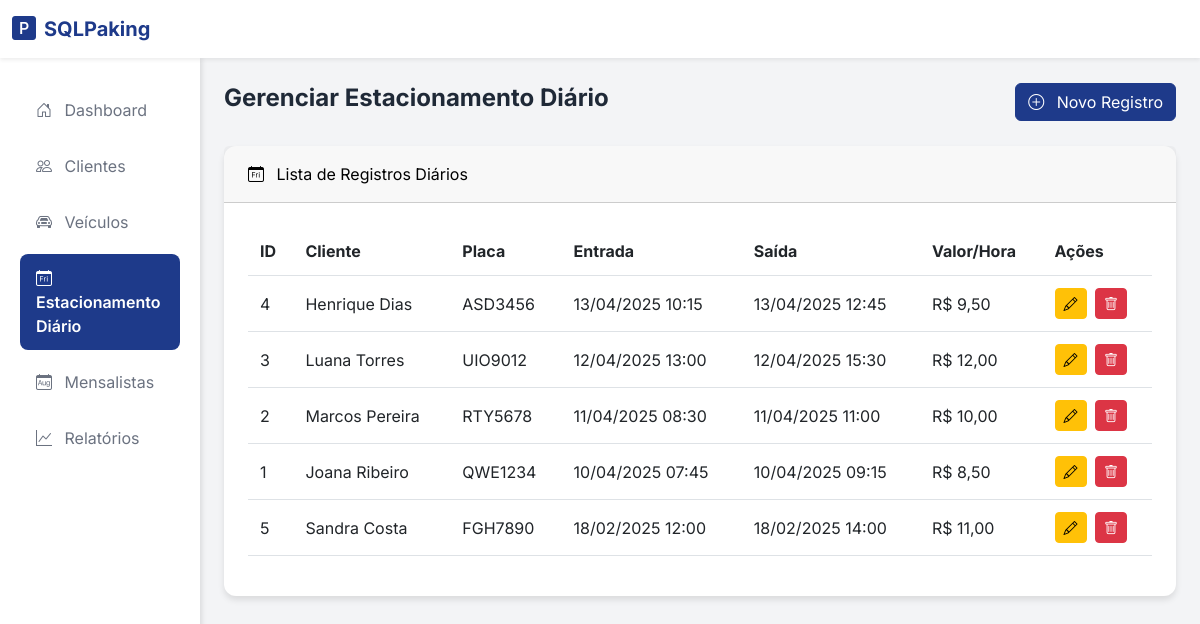
The app's page /estacionamento_diario.php with its own data.
### tables this page shows
CREATE TABLE estacionamento_diario (
    id_diaria BIGINT PRIMARY key AUTO_INCREMENT ,
    id_veiculo BIGINT NOT NULL,
    entrada DATETIME NOT NULL,
    saida DATETIME NOT NULL,
    valor_hora DECIMAL(10,2) NOT NULL,
    FOREIGN KEY (id_veiculo) REFERENCES veiculo(id_veiculo)
);

CREATE TABLE cliente (
    id_cliente BIGINT AUTO_INCREMENT PRIMARY KEY,
    email VARCHAR(50) NOT NULL,
    nome_completo VARCHAR(100) NOT NULL,
    telefone VARCHAR(15) NOT NULL,
    cpf VARCHAR(14) NOT NULL,
    senha VARCHAR(50) NOT NULL
);

CREATE TABLE veiculo (
    id_veiculo BIGINT AUTO_INCREMENT PRIMARY KEY,
    id_cliente BIGINT,
    placa VARCHAR(7) UNIQUE,
    modelo VARCHAR(50) NOT NULL,
    FOREIGN KEY (id_cliente) REFERENCES cliente(id_cliente)
);

### estacionamento_diario.php (the view, shortened to what this page needs)
<?php
require_once "conexao.php";
$sql = "SELECT ed.*, v.placa, c.nome_completo
        FROM estacionamento_diario ed
        JOIN veiculo v ON ed.id_veiculo = v.id_veiculo
        JOIN cliente c ON v.id_cliente = c.id_cliente
        ORDER BY ed.entrada DESC";
$result = $conn->query($sql);
?>
<!DOCTYPE html>
<html lang="pt-br">
<head>
    <link href="https://cdn.jsdelivr.net/npm/tailwindcss@2.2.19/dist/tailwind.min.css" rel="stylesheet">
    <link href="https://cdn.jsdelivr.net/npm/bootstrap@5.3.0-alpha1/dist/css/bootstrap.min.css" rel="stylesheet">
    <link rel="stylesheet" href="https://cdn.jsdelivr.net/npm/bootstrap-icons@1.10.0/font/bootstrap-icons.css">
</head>
<body>
    <nav class="navbar navbar-expand-lg bg-white shadow-sm">
        <div class="container-fluid">
            <a class="navbar-brand flex items-center space-x-2" href="index.php">
                <i class="bi bi-p-square-fill text-2xl text-blue-900"></i>
                <span class="text-xl font-bold text-blue-900">SQLPaking</span>
            </a>
        </div>
    </nav>
    <div class="container-fluid">
        <div class="row">
            <div class="col-md-3 col-lg-2 sidebar">
                <div class="pt-4">
                    <ul class="nav flex-column">
                        <li class="nav-item">
                            <a class="nav-link" href="index.php">
                                <i class="bi bi-house-door mr-2"></i> Dashboard
                            </a>
                        </li>
                        <li class="nav-item">
                            <a class="nav-link" href="clientes.php">
                                <i class="bi bi-people mr-2"></i> Clientes
                            </a>
                        </li>
                        <li class="nav-item">
                            <a class="nav-link" href="veiculos.php">
                                <i class="bi bi-car-front mr-2"></i> Veículos
                            </a>
                        </li>
                        <li class="nav-item">
                            <a class="nav-link active" href="estacionamento_diario.php">
                                <i class="bi bi-calendar-day mr-2"></i> Estacionamento Diário
                            </a>
                        </li>
                        <li class="nav-item">
                            <a class="nav-link" href="mensalistas.php">
                                <i class="bi bi-calendar-month mr-2"></i> Mensalistas
                            </a>
                        </li>
                        <li class="nav-item">
                            <a class="nav-link" href="relatorios.php">
                                <i class="bi bi-graph-up mr-2"></i> Relatórios
                            </a>
                        </li>
                    </ul>
                </div>
            </div>
            <main class="col-md-9 ms-sm-auto col-lg-10 px-4 py-6">
                <div class="flex justify-between items-center mb-6">
                    <h1 class="text-2xl font-bold text-gray-800">Gerenciar Estacionamento Diário</h1>
                    <button type="button" class="btn btn-primary" data-bs-toggle="modal" data-bs-target="#modalDiaria">
                        <i class="bi bi-plus-circle mr-2"></i> Novo Registro
                    </button>
                </div>
                <div class="card bg-white">
                    <div class="card-header bg-blue-900 text-black rounded-t-lg py-3 px-4">
                        <i class="bi bi-calendar-day mr-2"></i> Lista de Registros Diários
                    </div>
                    <div class="card-body p-4">
                        <div class="table-responsive">
                            <table class="table table-hover">
                                <thead>
                                    <tr>
                                        <th class="text-gray-600">ID</th>
                                        <th class="text-gray-600">Cliente</th>
                                        <th class="text-gray-600">Placa</th>
                                        <th class="text-gray-600">Entrada</th>
                                        <th class="text-gray-600">Saída</th>
                                        <th class="text-gray-600">Valor/Hora</th>
                                        <th class="text-gray-600">Ações</th>
                                    </tr>
                                </thead>
                                <tbody>
                                    <?php
                                    if ($result->num_rows > 0) {
                                        while ($row = $result->fetch_assoc()) {
                                            echo "<tr>";
                                            echo "<td>" . $row["id_diaria"] . "</td>";
                                            echo "<td>" . $row["nome_completo"] . "</td>";
                                            echo "<td>" . $row["placa"] . "</td>";
                                            echo "<td>" . date('d/m/Y H:i', strtotime($row["entrada"])) . "</td>";
                                            echo "<td>" . date('d/m/Y H:i', strtotime($row["saida"])) . "</td>";
                                            echo "<td>R$ " . number_format($row["valor_hora"], 2, ',', '.') . "</td>";
                                            echo "<td>
                                                    <a href='estacionamento_diario.php?edit=" . $row["id_diaria"] . "' class='btn btn-sm btn-warning mr-1'><i class='bi bi-pencil'></i></a>
                                                    <a href='estacionamento_diario.php?delete=" . $row["id_diaria"] . "' class='btn btn-sm btn-danger' onclick='return confirm(\"Confirma exclusão?\")'><i class='bi bi-trash'></i></a>
                                                  </td>";
                                            echo "</tr>";
                                        }
                                    } else {
                                        echo "<tr><td colspan='7' class='text-center text-gray-500'>Nenhum registro diário cadastrado</td></tr>";
                                    }
                                    ?>
                                </tbody>
                            </table>
                        </div>
                    </div>
                </div>
            </main>
        </div>
    </div>
</body>
</html>

### estacionamento_diario.php (style rules this page uses)
body { font-family: 'Inter', sans-serif; background-color: #F3F4F6; }
.sidebar { min-height: calc(100vh - 64px); background-color: #FFFFFF; box-shadow: 2px 0 5px rgba(0, 0, 0, 0.1); transition: all 0.3s; }
.sidebar .nav-link { color: #6B7280; padding: 12px 16px; border-radius: 8px; margin: 4px 8px; transition: all 0.2s; }
.sidebar .nav-link.active { background-color: #1E3A8A; color: #FFFFFF; font-weight: 600; }
.card { border: none; border-radius: 12px; box-shadow: 0 4px 6px rgba(0, 0, 0, 0.1); transition: transform 0.2s; }
.btn-primary { background-color: #1E3A8A; border-color: #1E3A8A; transition: all 0.2s; }
.btn-warning, .btn-danger { transition: all 0.2s; }
.table th, .table td { padding: 12px; vertical-align: middle; }

### records on screen
estacionamento_diario: id_diaria "4", cliente.nome_completo "Henrique Dias", id_veiculo.placa "ASD3456", entrada "13/04/2025 10:15", saida "13/04/2025 12:45", valor_hora "9,50"
estacionamento_diario: id_diaria "3", cliente.nome_completo "Luana Torres", id_veiculo.placa "UIO9012", entrada "12/04/2025 13:00", saida "12/04/2025 15:30", valor_hora "12,00"
estacionamento_diario: id_diaria "2", cliente.nome_completo "Marcos Pereira", id_veiculo.placa "RTY5678", entrada "11/04/2025 08:30", saida "11/04/2025 11:00", valor_hora "10,00"
estacionamento_diario: id_diaria "1", cliente.nome_completo "Joana Ribeiro", id_veiculo.placa "QWE1234", entrada "10/04/2025 07:45", saida "10/04/2025 09:15", valor_hora "8,50"
estacionamento_diario: id_diaria "5", cliente.nome_completo "Sandra Costa", id_veiculo.placa "FGH7890", entrada "18/02/2025 12:00", saida "18/02/2025 14:00", valor_hora "11,00"
